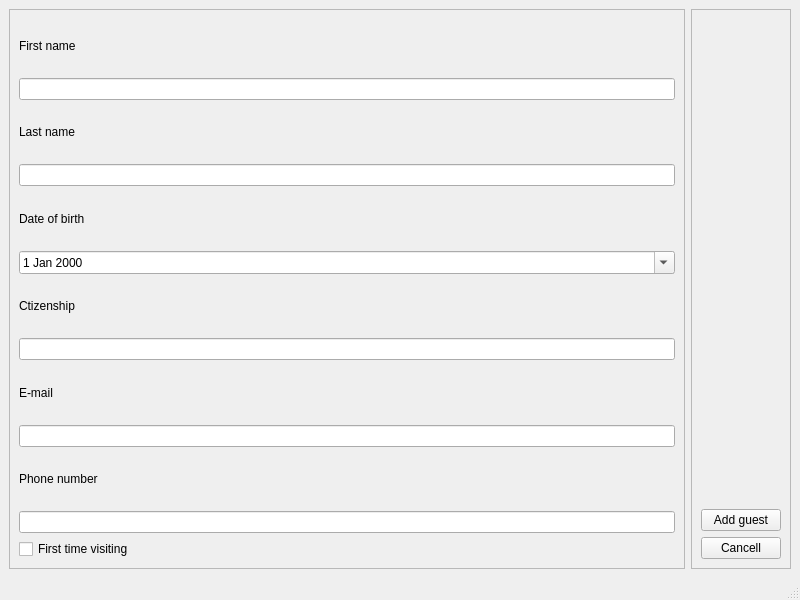
<?xml version="1.0" encoding="UTF-8"?>
<ui version="4.0">
 <class>AddGuestWindow</class>
 <widget class="QMainWindow" name="AddGuestWindow">
  <property name="geometry">
   <rect>
    <x>0</x>
    <y>0</y>
    <width>800</width>
    <height>600</height>
   </rect>
  </property>
  <property name="windowTitle">
   <string>Adding guest</string>
  </property>
  <widget class="QWidget" name="centralwidget">
   <layout class="QHBoxLayout" name="horizontalLayout">
    <item>
     <widget class="QFrame" name="frame">
      <property name="frameShape">
       <enum>QFrame::StyledPanel</enum>
      </property>
      <property name="frameShadow">
       <enum>QFrame::Plain</enum>
      </property>
      <layout class="QVBoxLayout" name="verticalLayout">
       <item>
        <widget class="QLabel" name="fname_lbl">
         <property name="text">
          <string>First name</string>
         </property>
        </widget>
       </item>
       <item>
        <widget class="QLineEdit" name="fname_leddit"/>
       </item>
       <item>
        <widget class="QLabel" name="lname_lbl">
         <property name="text">
          <string>Last name</string>
         </property>
        </widget>
       </item>
       <item>
        <widget class="QLineEdit" name="lname_leddit"/>
       </item>
       <item>
        <widget class="QLabel" name="dob_lbl">
         <property name="text">
          <string>Date of birth</string>
         </property>
        </widget>
       </item>
       <item>
        <widget class="QDateEdit" name="dob_deddit">
         <property name="calendarPopup">
          <bool>true</bool>
         </property>
        </widget>
       </item>
       <item>
        <widget class="QLabel" name="citiz_lbl">
         <property name="text">
          <string>Ctizenship</string>
         </property>
        </widget>
       </item>
       <item>
        <widget class="QLineEdit" name="citiz_leddit"/>
       </item>
       <item>
        <widget class="QLabel" name="email_lbl">
         <property name="text">
          <string>E-mail</string>
         </property>
        </widget>
       </item>
       <item>
        <widget class="QLineEdit" name="email_leddit"/>
       </item>
       <item>
        <widget class="QLabel" name="phone_lbl">
         <property name="text">
          <string>Phone number</string>
         </property>
        </widget>
       </item>
       <item>
        <widget class="QLineEdit" name="phone_leddit"/>
       </item>
       <item>
        <widget class="QCheckBox" name="fVisit_cbx">
         <property name="text">
          <string>First time visiting</string>
         </property>
        </widget>
       </item>
      </layout>
     </widget>
    </item>
    <item>
     <widget class="QFrame" name="frame_2">
      <property name="frameShape">
       <enum>QFrame::StyledPanel</enum>
      </property>
      <property name="frameShadow">
       <enum>QFrame::Plain</enum>
      </property>
      <layout class="QVBoxLayout" name="verticalLayout_2">
       <item>
        <spacer name="verticalSpacer">
         <property name="orientation">
          <enum>Qt::Vertical</enum>
         </property>
         <property name="sizeHint" stdset="0">
          <size>
           <width>20</width>
           <height>40</height>
          </size>
         </property>
        </spacer>
       </item>
       <item>
        <widget class="QPushButton" name="add_btn">
         <property name="text">
          <string>Add guest</string>
         </property>
        </widget>
       </item>
       <item>
        <widget class="QPushButton" name="canc_btn">
         <property name="text">
          <string>Cancell</string>
         </property>
        </widget>
       </item>
      </layout>
     </widget>
    </item>
   </layout>
  </widget>
  <widget class="QMenuBar" name="menubar">
   <property name="geometry">
    <rect>
     <x>0</x>
     <y>0</y>
     <width>800</width>
     <height>22</height>
    </rect>
   </property>
  </widget>
  <widget class="QStatusBar" name="statusbar"/>
 </widget>
 <resources/>
 <connections/>
</ui>
